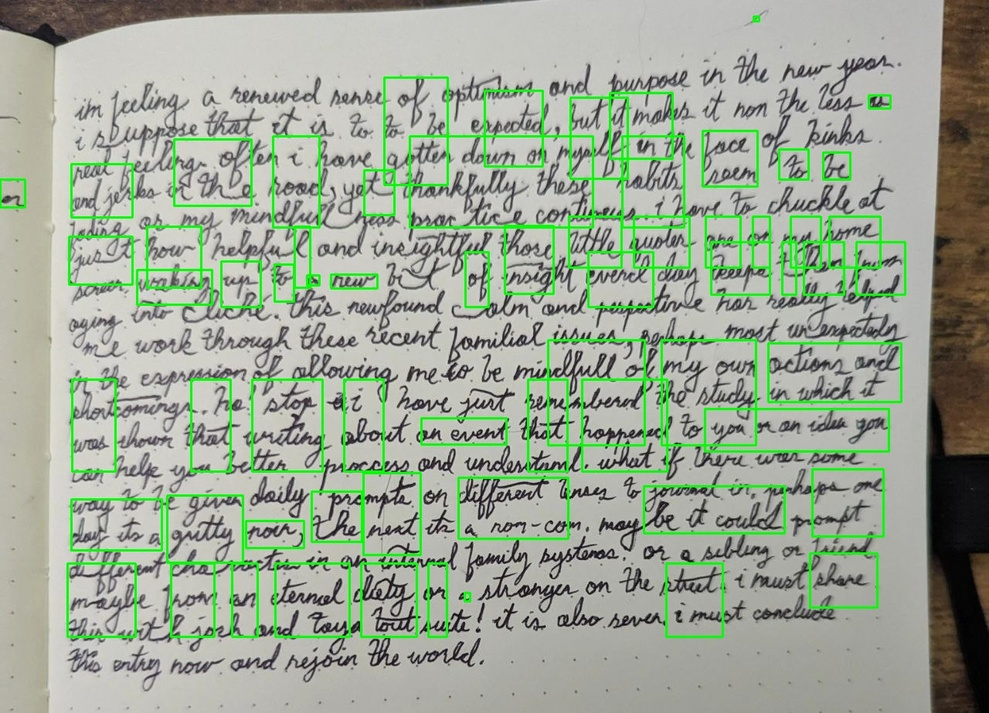
#> input picture highlighted_text_image.jpg, 989 x 713 px, shrunk from 1280 x 923 before the run, given in place of image.jpg, which was not available
$ python main.py
#> lines starting #> are read from the running program, lines starting #| are printed output that depends on the picture; after the words box and inside, x2 and y2 are one past the last pixel; in counts of white or black regions, pixels touching at a corner belong together; pictures that were not available may be replaced by others from this repository, and a replacement may not be noted
import cv2


def highlight_handwriting(image_path, output_path, color=(0, 255, 0), thickness=2):

#> called with image_path = 'image.jpg', output_path = 'highlighted_output.jpg', color = (0, 255, 0), thickness = 2
    image = cv2.imread(image_path)
#> image is the input picture: shape (713, 989, 3); mean B, G, R 150.1, 167.9, 156.7
    if image is None:
        print("Error: Could not load image.")
        return

    gray = cv2.cvtColor(image, cv2.COLOR_BGR2GRAY)
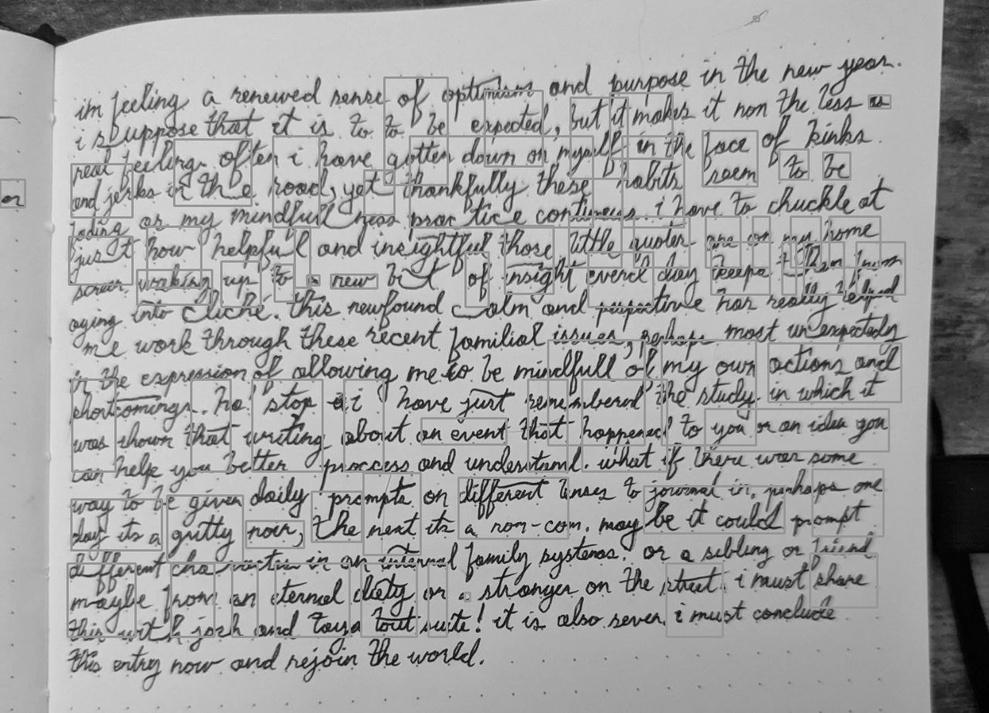
#> gray: shape (713, 989); min 0, max 229, mean 162.5

    thresh = cv2.adaptiveThreshold(
        gray, 255, cv2.ADAPTIVE_THRESH_GAUSSIAN_C, cv2.THRESH_BINARY_INV, 11, 2
    )
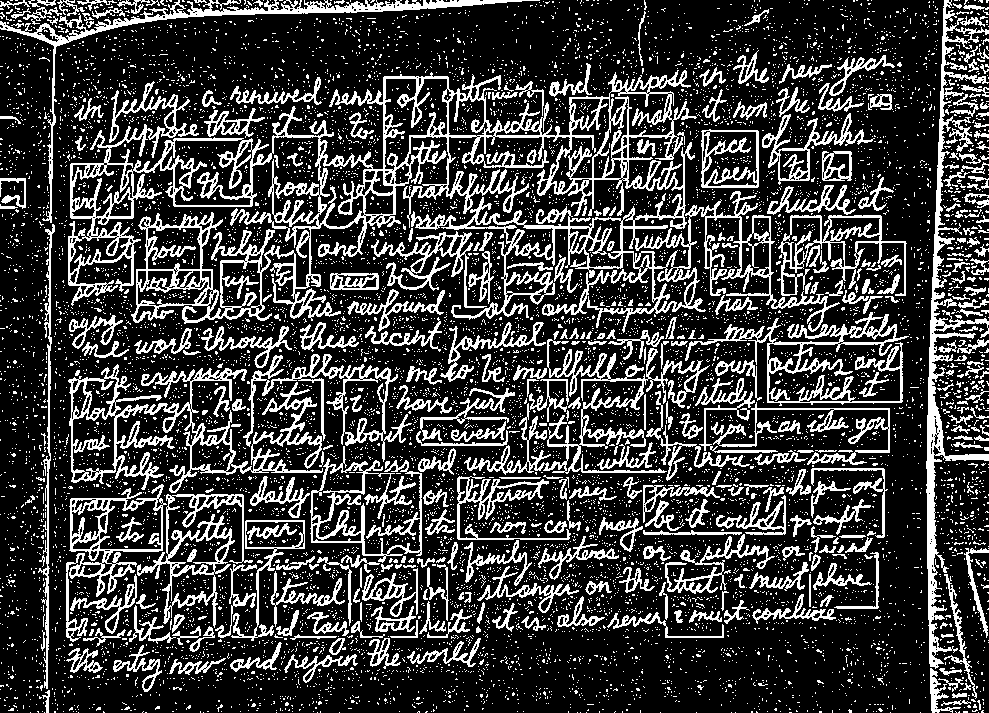
#> thresh: shape (713, 989); 24% white in thin lines or dots

    contours, _ = cv2.findContours(thresh, cv2.RETR_EXTERNAL, cv2.CHAIN_APPROX_SIMPLE)
#> contours = 9039 contours, 8776 with area under 20; largest, box (x1, y1, x2, y2) and area: (68, 70, 840, 333) 65174, (68, 364, 323, 493) 9830, (66, 484, 167, 642) 6358, (926, 0, 989, 669) 5680, (137, 494, 253, 628) 4878

    for contour in contours:
        x, y, w, h = cv2.boundingRect(contour)
        if w > 10 and h > 10:
            cv2.rectangle(image, (x, y), (x + w, y + h), color, thickness)
#> this loop made 9039 passes
#> (x, y, w, h) on passes 1 to 3: (978, 712, 1, 1), (920, 712, 1, 1), (890, 712, 1, 1)
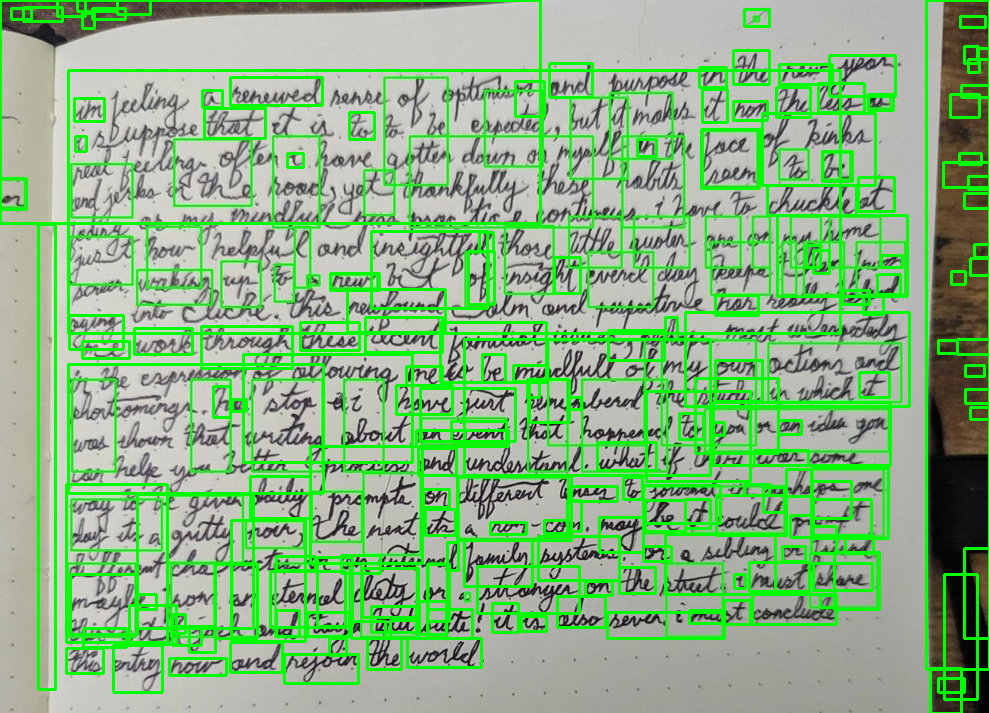
#> image: shape (713, 989, 3); 13.13% of pixels changed, all inside (x1, y1, x2, y2) = (0, 0, 989, 713)

    cv2.imwrite(output_path, image)
    print(f"Highlighted image saved to {output_path}")


highlight_handwriting("image.jpg", "highlighted_output.jpg")
